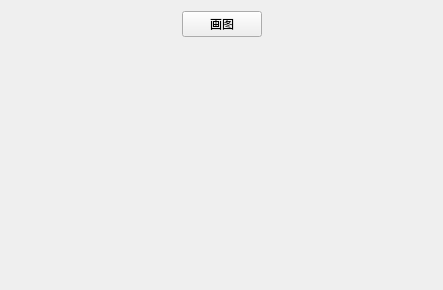
<?xml version="1.0" encoding="UTF-8"?>
<ui version="4.0">
 <class>MyWidget</class>
 <widget class="QWidget" name="MyWidget">
  <property name="geometry">
   <rect>
    <x>0</x>
    <y>0</y>
    <width>443</width>
    <height>290</height>
   </rect>
  </property>
  <property name="windowTitle">
   <string>MyWidget</string>
  </property>
  <layout class="QGridLayout" name="gridLayout">
   <item row="0" column="0">
    <spacer name="horizontalSpacer">
     <property name="orientation">
      <enum>Qt::Horizontal</enum>
     </property>
     <property name="sizeHint" stdset="0">
      <size>
       <width>166</width>
       <height>20</height>
      </size>
     </property>
    </spacer>
   </item>
   <item row="0" column="1">
    <widget class="QPushButton" name="pushButton">
     <property name="text">
      <string>画图</string>
     </property>
    </widget>
   </item>
   <item row="0" column="2">
    <spacer name="horizontalSpacer_2">
     <property name="orientation">
      <enum>Qt::Horizontal</enum>
     </property>
     <property name="sizeHint" stdset="0">
      <size>
       <width>166</width>
       <height>20</height>
      </size>
     </property>
    </spacer>
   </item>
   <item row="1" column="1">
    <spacer name="verticalSpacer">
     <property name="orientation">
      <enum>Qt::Vertical</enum>
     </property>
     <property name="sizeHint" stdset="0">
      <size>
       <width>20</width>
       <height>240</height>
      </size>
     </property>
    </spacer>
   </item>
  </layout>
 </widget>
 <resources/>
 <connections/>
</ui>
